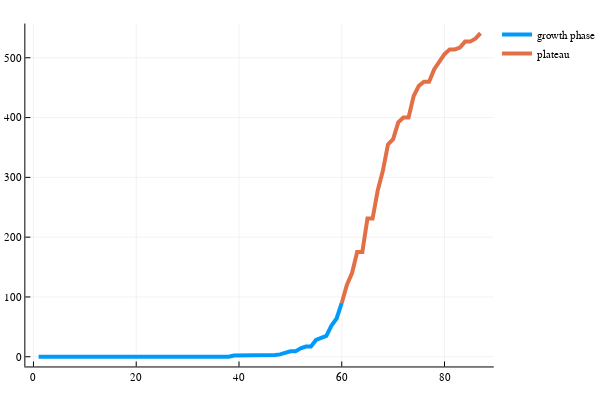

Here is the notebook cell this chart was saved with:
### Code cell
plot(1:tpday+1,y[1:tpday+1],lw=4,label="growth phase")
plot!(tpday+1:ndays,y[tpday+1:ndays],lw=4,label="plateau")

### Figure 1 — Plotly figure (JSON) as saved in the notebook; plotly's stock layout.template omitted (floating-point values rounded to 4 significant figures)
{"data": [{"colorbar": {"title": ""}, "legendgroup": "growth phase", "line": {"color": "rgba(0, 154, 250, 1.000)", "dash": "solid", "shape": "linear", "width": 4}, "mode": "lines", "name": "growth phase", "showlegend": true, "type": "scatter", "x": [1, 2, 3, 4, 5, 6, 7, 8, 9, 10, 11, 12, 13, 14, 15, 16, 17, 18, 19, 20, 21, 22, 23, 24, 25, 26, 27, 28, 29, 30, 31, 32, 33, 34, 35, 36, 37, 38, 39, 40, 41, 42, 43, 44, 45, 46, 47, 48, 49, 50, 51, 52, 53, 54, 55, 56, 57, 58, 59, 60], "xaxis": "x1", "y": [0, 0, 0, 0, 0, 0, 0, 0, 0, 0, 0, 0, 0, 0, 0, 0, 0, 0, 0, 0, 0, 0, 0, 0, 0, 0, 0, 0, 0, 0, 0, 0, 0, 0, 0, 0, 0, 0, 2, 2, 2, 2, 2, 3, 3, 3, 3, 4, 6, 9, 9, 14, 17, 17, 28, 31, 35, 52, 64, 90], "yaxis": "y1", "zmax": null, "zmin": null}, {"colorbar": {"title": ""}, "legendgroup": "plateau", "line": {"color": "rgba(227, 111, 71, 1.000)", "dash": "solid", "shape": "linear", "width": 4}, "mode": "lines", "name": "plateau", "showlegend": true, "type": "scatter", "x": [60, 61, 62, 63, 64, 65, 66, 67, 68, 69, 70, 71, 72, 73, 74, 75, 76, 77, 78, 79, 80, 81, 82, 83, 84, 85, 86, 87], "xaxis": "x1", "y": [90, 120, 140, 175, 175, 231, 231, 278, 311, 355, 364, 392, 400, 400, 436, 453, 460, 460, 481, 495, 506, 514, 514, 517, 527, 527, 532, 541], "yaxis": "y1", "zmax": null, "zmin": null}], "layout": {"annotations": [], "height": 400, "legend": {"bgcolor": "rgba(255, 255, 255, 1.000)", "bordercolor": "rgba(0, 0, 0, 1.000)", "font": {"color": "rgba(0, 0, 0, 1.000)", "family": "sans-serif", "size": 11}, "tracegroupgap": 0, "x": 1, "y": 1}, "margin": {"b": 20, "l": 0, "r": 0, "t": 20}, "paper_bgcolor": "rgba(255, 255, 255, 1.000)", "plot_bgcolor": "rgba(255, 255, 255, 1.000)", "showlegend": true, "width": 600, "xaxis": {"anchor": "y1", "domain": [0.05101, 0.9934], "gridcolor": "rgba(0, 0, 0, 0.100)", "gridwidth": 0.5, "linecolor": "rgba(0, 0, 0, 1.000)", "mirror": false, "range": [-1.58, 89.58], "showgrid": true, "showline": true, "showticklabels": true, "tickangle": 0, "tickcolor": "rgb(0, 0, 0)", "tickfont": {"color": "rgba(0, 0, 0, 1.000)", "family": "sans-serif", "size": 11}, "tickmode": "array", "ticks": "inside", "ticktext": ["0", "20", "40", "60", "80"], "tickvals": [0, 20, 40, 60, 80], "title": "", "titlefont": {"color": "rgba(0, 0, 0, 1.000)", "family": "sans-serif", "size": 15}, "type": "-", "visible": true, "zeroline": false, "zerolinecolor": "rgba(0, 0, 0, 1.000)"}, "yaxis": {"anchor": "x1", "domain": [0.03762, 0.9902], "gridcolor": "rgba(0, 0, 0, 0.100)", "gridwidth": 0.5, "linecolor": "rgba(0, 0, 0, 1.000)", "mirror": false, "range": [-16.23, 557.2], "showgrid": true, "showline": true, "showticklabels": true, "tickangle": 0, "tickcolor": "rgb(0, 0, 0)", "tickfont": {"color": "rgba(0, 0, 0, 1.000)", "family": "sans-serif", "size": 11}, "tickmode": "array", "ticks": "inside", "ticktext": ["0", "100", "200", "300", "400", "500"], "tickvals": [0, 100, 200, 300, 400, 500], "title": "", "titlefont": {"color": "rgba(0, 0, 0, 1.000)", "family": "sans-serif", "size": 15}, "type": "-", "visible": true, "zeroline": false, "zerolinecolor": "rgba(0, 0, 0, 1.000)"}}}
